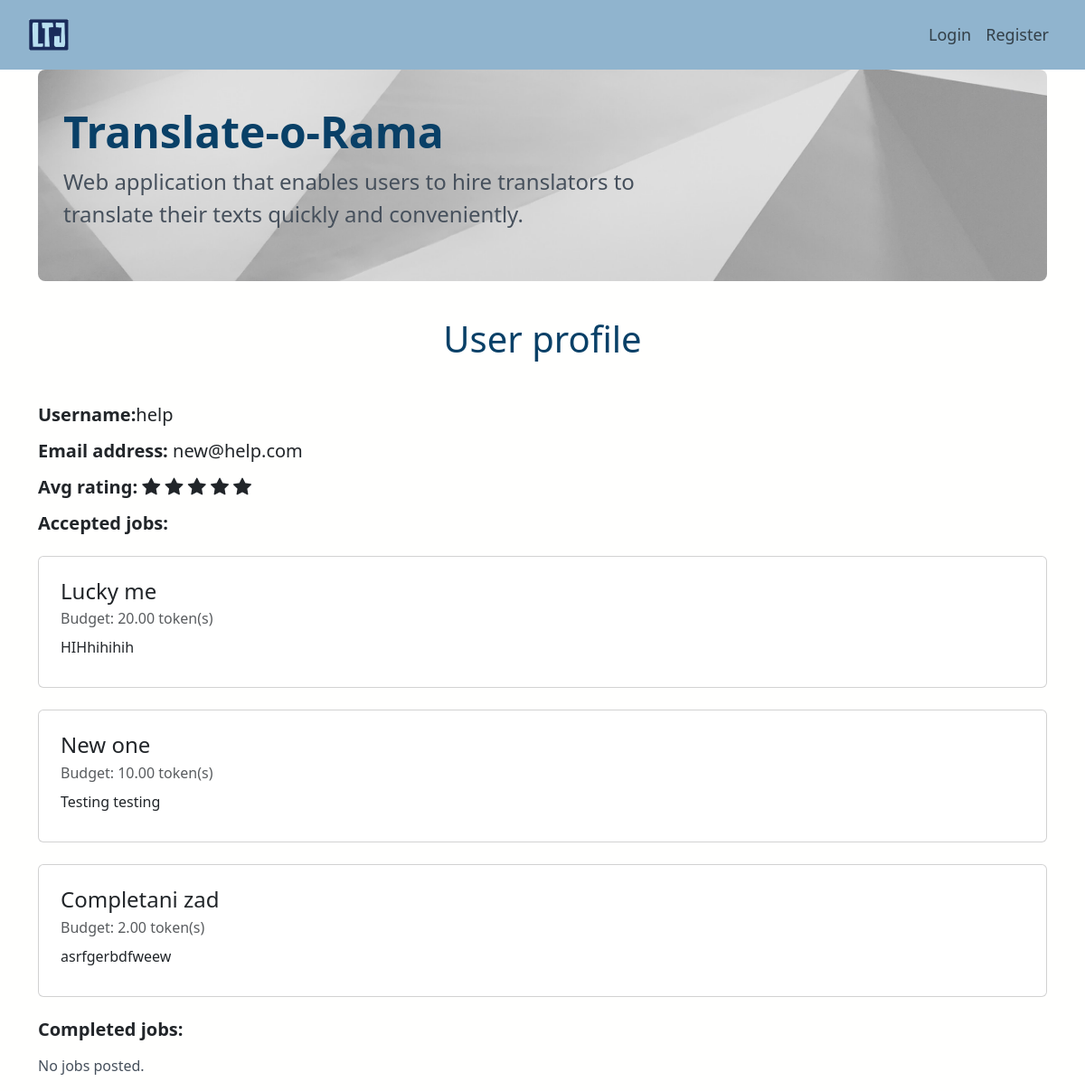
The app's page /profile/17, older data.
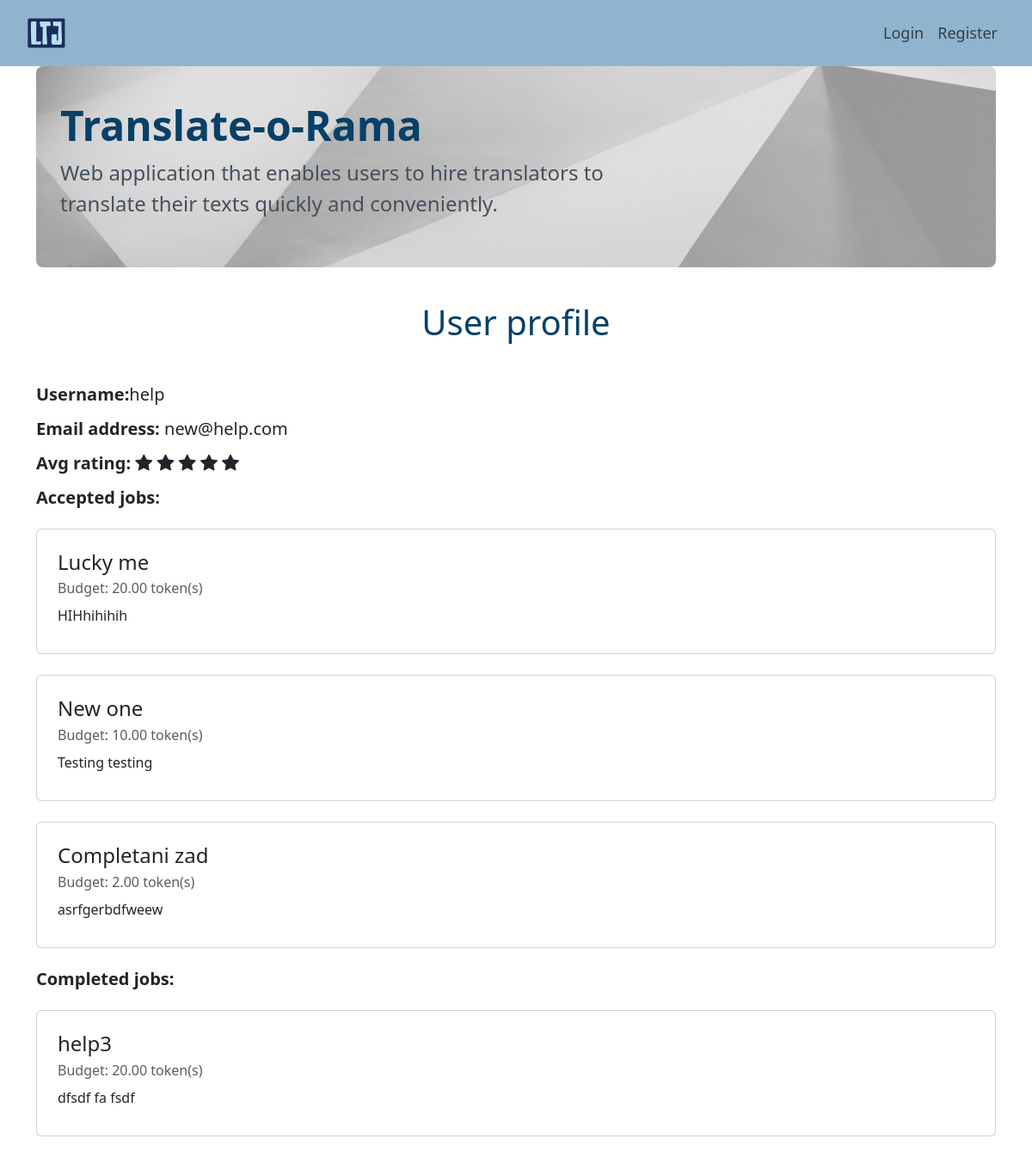
The same page, newer data.
### app/models.py (models this page shows, shortened)
class Job(models.Model):
    user = models.ForeignKey(User, on_delete=models.CASCADE, related_name="user")
    title = models.TextField(blank=False, unique=True)
    description = models.TextField(blank=False)
    source_language = models.TextField(blank=False)
    target_language = models.TextField(blank=False)
    job_field = models.CharField(
        max_length=4,
        choices=JobField.JOB_CHOICES,
        default=JobField.LITERATURE,
    )
    budget = models.DecimalField(max_digits=10, decimal_places=2, default=0.0)
    text = models.TextField(blank=False)
    assigned_to = models.ForeignKey(
        "JobBid",
        on_delete=models.CASCADE,
        blank=True,
        null=True,
        related_name="assigned_to",
    )
    is_assigned = models.BooleanField(default=False)
    is_completed = models.BooleanField(default=False)
    translator = models.ForeignKey(
        User,
        on_delete=models.SET_NULL,
        blank=True,
        null=True,
        related_name="set_as_translator_of_job",
    )
    translation = models.TextField(blank=True, null=True)
    dispute = models.TextField(blank=True, null=True)

### app/views.py (the view)
# urls.py: path("profile/<int:user_id>", views.profile, name="profile"),
def profile(request, user_id):
    user = request.user
    user_from_job = User.objects.get(pk=user_id)
    email_form = EmailChangeForm(user)
    password_form = SetPasswordForm(user)
    accepted_jobs = Job.objects.filter(
        Q(user=user_from_job), Q(is_assigned=True), Q(is_completed=False)
    )  # jobs that are from user
    completed_jobs = Job.objects.filter(Q(user=user_from_job), Q(is_completed=True))
    translators_bid = JobBid.objects.filter(Q(bid_user=user_from_job))
    translator_assigned_jobs = Job.objects.filter(
        Q(translator=user_from_job), Q(is_assigned=True)
    )  # jobs that are NOT from user
    translator_completed_jobs = Job.objects.filter(
        Q(translator=user_from_job), Q(is_completed=True)
    )
    rating = user_from_job.userprofile.average_rating()
    context = {
        "user": user,
        "user_from_jobs": user_from_job,
        "email_form": email_form,
        "password_form": password_form,
        "accepted_jobs": accepted_jobs,
        "completed_jobs": completed_jobs,
        "translator_bids": translators_bid,
        "translator_assigned_jobs": translator_assigned_jobs,
        "translator_completed_jobs": translator_completed_jobs,
        "rating": rating,
    }
    return render(request, "app/profile.html", context)

### app/models.py (called while the page is built)
    def average_rating(self) -> float:
        return (
            Rating.objects.filter(translator=self.user).aggregate(Avg("rating"))[
                "rating__avg"
            ]
            or 0
        )

### app/templates/app/profile.html (shortened to what this page needs)
{% extends 'app/base.html' %}
{% block content %}
<head>
    <link rel="stylesheet" href="https://cdn.jsdelivr.net/npm/bootstrap-icons@1.10.3/font/bootstrap-icons.css">
</head>
<body>
    <h1 class="text-center mb-5 mt-3">User profile</h1>
    <h5 class="mb-3"><b>Username:</b>{{ user_from_jobs.username }}</h5>
    <h5 class="mb-3"><b>Email address:</b> {{ user_from_jobs.email }}</h5>
    {% if user_from_jobs.userprofile.is_translator %}
        <h5 class="mb-3"><b>Avg rating:</b>
            <span class="bi bi-star-fill {% if rating > 0 %} checked {% endif %}"></span>
            <span class="bi bi-star-fill {% if rating > 1 %} checked {% endif %}"></span>
            <span class="bi bi-star-fill {% if rating > 2 %} checked {% endif %}"></span>
            <span class="bi bi-star-fill {% if rating > 3 %} checked {% endif %}" ></span>
            <span class="bi bi-star-fill {% if rating > 4 %} checked {% endif %}"></span>
        </h5>
    {% endif %}
    <h5 class="mb-3"><b>Accepted jobs:</b></h5>
    {% for accepted_job in accepted_jobs %}
        {% include 'includes/job_card.html' with job=accepted_job %}
        {% empty %}
        <p >
          No jobs posted.
        </p>
    {% endfor %}
    <h5 class="mb-3"><b>Completed jobs:</b></h5>
    {% for completed_job in completed_jobs %}
        {% include 'includes/job_card.html' with job=completed_job %}
        {% empty %}
        <p >
          No jobs posted.
        </p>
    {% endfor %}
</body>
{% endblock %}

### app/templates/includes/job_card.html
<div class="card my-4">
  <div class="card-body m-2">
    <div class="row">
      <h4 class="card-title">{{ job.title }}</h4>
    </div>
    <div class="card-subtitle mb-2 text-muted">Budget: {{ job.budget }} token(s)</div>
    <div class="card-text mb-2">{{ job.description }}</div>
  </div>
</div>

Row changes from the older to the newer data that the page shows:
now on this page (row edited): Job: title "help3", budget "20.00", description "dfsdf fa fsdf", shown under "Completed jobs:"
Text that changed along with them:
text no longer shown: "No jobs posted."
